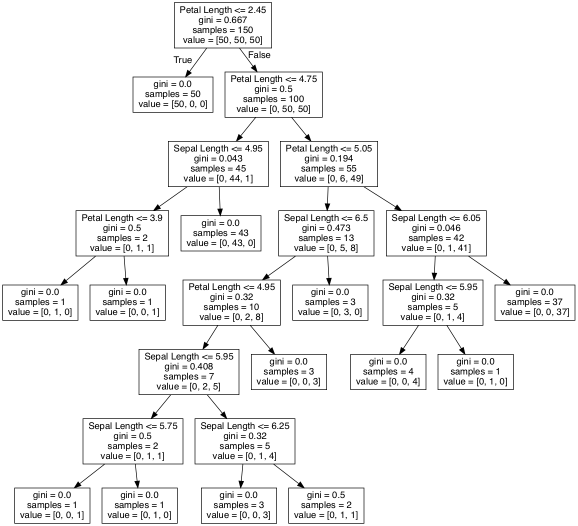
#> input picture lectures/lecture_7/tree.png, 1155 x 1052 px (shown at 1/2 size)
$ jupyter execute --allow-errors Trees.ipynb   (shell and % lines are left out)
#> lines starting #> are read from the running program, lines starting #| are printed output that depends on the picture
[cell 1]
import pandas as pd
import numpy as np
import seaborn as sb

import matplotlib.pyplot as plt


# matplotlib image size and resolution
mpl_options = {"figsize":(10,10)}
sb.set(rc={'figure.figsize':(12,8)})

from inspect import signature as sig

### Загрузим датасет

[cell 2]
from sklearn import datasets

FEATURE_NAMES = ['Sepal Length', 'Sepal Width', 'Petal Length', 'Petal Width']
iris = datasets.load_iris()
X = pd.DataFrame(iris.data, columns = FEATURE_NAMES)
y = iris.target
X.info(), y

### Дерево решений ищется при помощи команды DecisionTreeClassifier

[cell 3]
from sklearn.tree import DecisionTreeClassifier
sig(DecisionTreeClassifier)

[cell 4]
model = DecisionTreeClassifier(max_depth = 2)

[cell 5]
model.fit(X.values,y)
model.predict([[1,2,3,4]])

[cell 6]
from sklearn.tree import export_graphviz
sig(export_graphviz)

[cell 7]
export_graphviz(model, 'tree.dot', feature_names = FEATURE_NAMES)

[cell 8]
#!brew install graphviz

[cell 9]
#!pip install opencv-python

[cell 10]
import cv2

img = cv2.imread('tree.png')
#> img is the input picture: shape (1052, 1155, 3); min 0, max 255, mean 242.9
plt.imshow(img)

### Посмотрим, насколько это правдоподобно...

[cell 11]
sb.scatterplot(x = 'Petal Width', y = 'Petal Length', data = X, hue = y)
plt.axvline(x=.8)
plt.axvline(x=1.75)
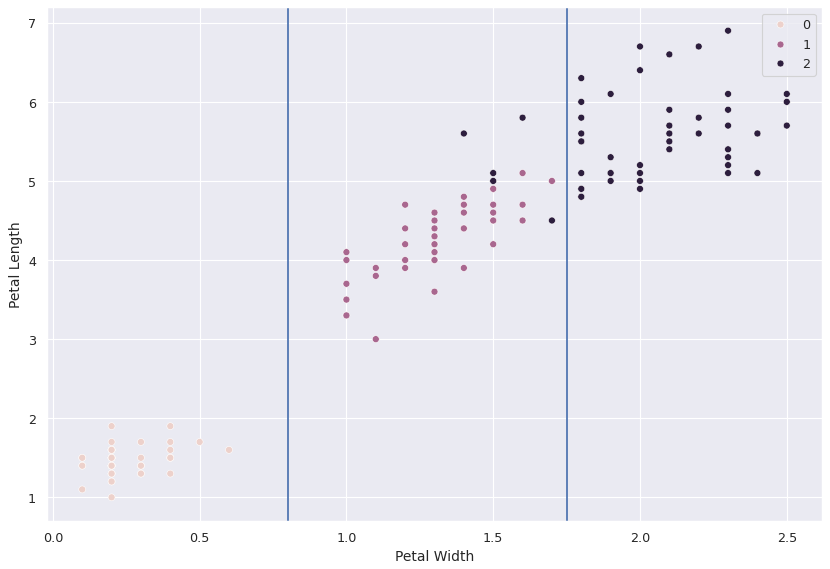
#> figure drawn by matplotlib, 1 panel

### Попробуем сделать дерево подлиннее...

[cell 12]
model = DecisionTreeClassifier()
model.fit(X,y)
export_graphviz(model, 'tree.dot', feature_names = FEATURE_NAMES)
img = cv2.imread('tree.png')
plt.imshow(img)

### Попробуем убрать Sepal Width и Petal Width

[cell 13]
XX = X[['Petal Length','Sepal Length']]

model = DecisionTreeClassifier()
model.fit(XX,y)
export_graphviz(model, 'tree.dot', feature_names = ['Petal Length','Sepal Length'])
img = cv2.imread('tree.png')
plt.figure(figsize = (13,13))
plt.imshow(img)

[cell 14]
sb.scatterplot(x = 'Petal Length', y = 'Sepal Length', data = XX, hue = y)

plt.axvline(x=2.45)
plt.axvline(x=4.75)
plt.axvline(x=5.05)
plt.axhline(y=4.95)
plt.axhline(y=6.5)
plt.axhline(y=6.05)
plt.axvline(x=3.9)
plt.axvline(x=4.86)
plt.axhline(y=6.25)
plt.axhline(y=5.95)
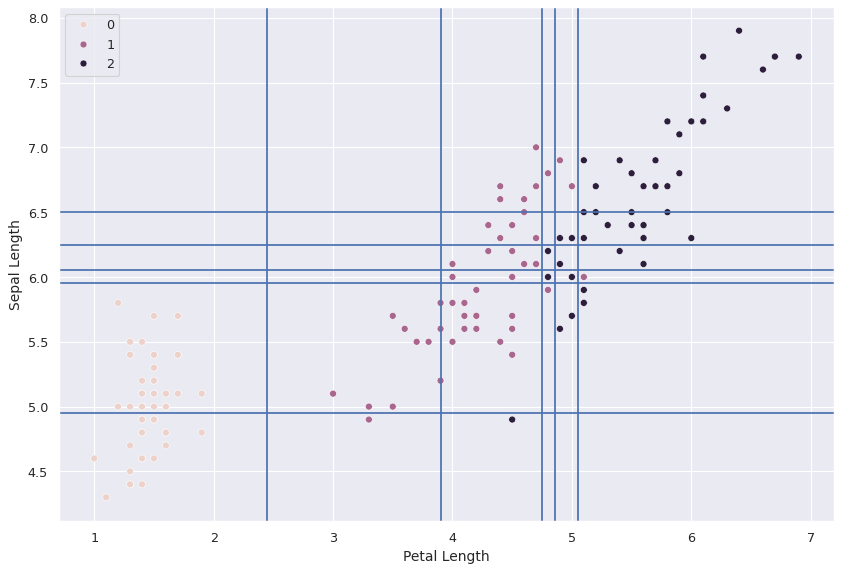
#> figure drawn by matplotlib, 1 panel

[cell 15]
model.fit(XX.values,y)

points = np.random.randint(100,800,size=(10000,2))/100

answers = model.predict(points).reshape(10000,1)
stack = np.hstack((points, answers))

s0 = np.array([i[:2] for i in stack  if i[2] == 0])
s1 = np.array([i[:2] for i in stack  if i[2] == 1])
s2 = np.array([i[:2] for i in stack  if i[2] == 2])

[cell 16]
sb.scatterplot(x = 'Petal Length', y = 'Sepal Length', data = XX, hue = y)

plt.axvline(x=2.45)
plt.axvline(x=4.75)
plt.axvline(x=5.05)
plt.axhline(y=4.95)
plt.axhline(y=6.5)
plt.axhline(y=6.05)
plt.axvline(x=3.9)
plt.axvline(x=4.86)
plt.axhline(y=6.25)
plt.axhline(y=5.95)

plt.scatter(s0[:,0], s0[:,1] , color = 'orange', s = 3)
plt.scatter(s1[:,0], s1[:,1] , color = 'red', s = 3)
plt.scatter(s2[:,0], s2[:,1] , color = 'blue', s = 3)
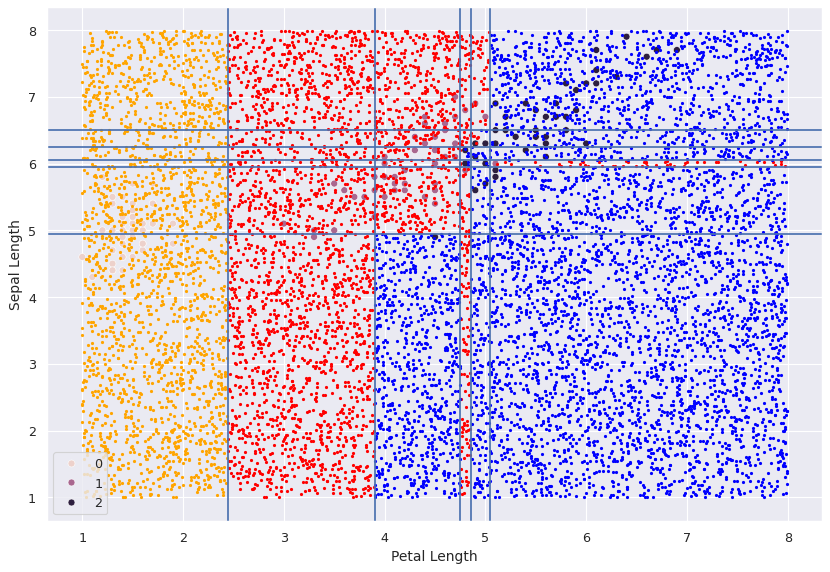
#> figure drawn by matplotlib, 1 panel

### Какие признаки оверфита вы тут видите? Предложите решение

### Попробуем еще раз

[cell 17]
FEATURE_NAMES = ['Sepal Length', 'Sepal Width', 'Petal Length', 'Petal Width']
XX = X[['Petal Length','Sepal Length']]

[cell 18]
def show(XX, y):
    sb.scatterplot(x = 'Petal Length', y = 'Sepal Length', data = XX, hue = y)

    plt.axvline(x=2.45)
    plt.axvline(x=4.75)
    plt.axvline(x=5.05)
    plt.axhline(y=4.95)
    plt.axhline(y=6.5)
    plt.axhline(y=6.05)
    plt.axvline(x=3.9)
    plt.axvline(x=4.86)
    plt.axhline(y=6.25)
    plt.axhline(y=5.95)

show(XX, y)

### Обернем в функцию

[cell 19]
def draw(XX, model, y):
    points = np.random.randint(100,800,size=(10000,2))/100
    answers = model.predict(points).reshape(10000,1)
    stack = np.hstack((points, answers))

    s0 = np.array([i[:2] for i in stack  if i[2] == 0])
    s1 = np.array([i[:2] for i in stack  if i[2] == 1])
    s2 = np.array([i[:2] for i in stack  if i[2] == 2])

    sb.scatterplot(x = 'Petal Length', y = 'Sepal Length', data = XX, hue = y)

    plt.axvline(x=2.45)
    plt.axvline(x=4.75)
    plt.axvline(x=5.05)
    plt.axhline(y=4.95)
    plt.axhline(y=6.5)
    plt.axhline(y=6.05)
    plt.axvline(x=3.9)
    plt.axvline(x=4.86)
    plt.axhline(y=6.25)
    plt.axhline(y=5.95)

    plt.scatter(s0[:,0], s0[:,1] , color = 'orange', s = 3)
    plt.scatter(s1[:,0], s1[:,1] , color = 'red', s = 3)
    plt.scatter(s2[:,0], s2[:,1] , color = 'blue', s = 3)

[cell 20]
model = DecisionTreeClassifier()
model.fit(XX, y)
draw(XX, model, y)
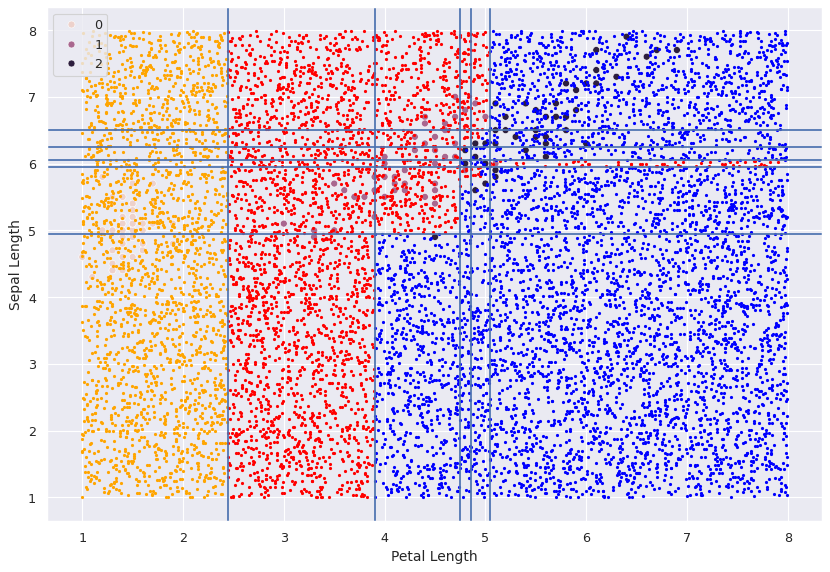
#> figure drawn by matplotlib, 1 panel

[cell 21]
model = DecisionTreeClassifier(max_depth = 3)
model.fit(XX, y)
draw(XX, model, y)
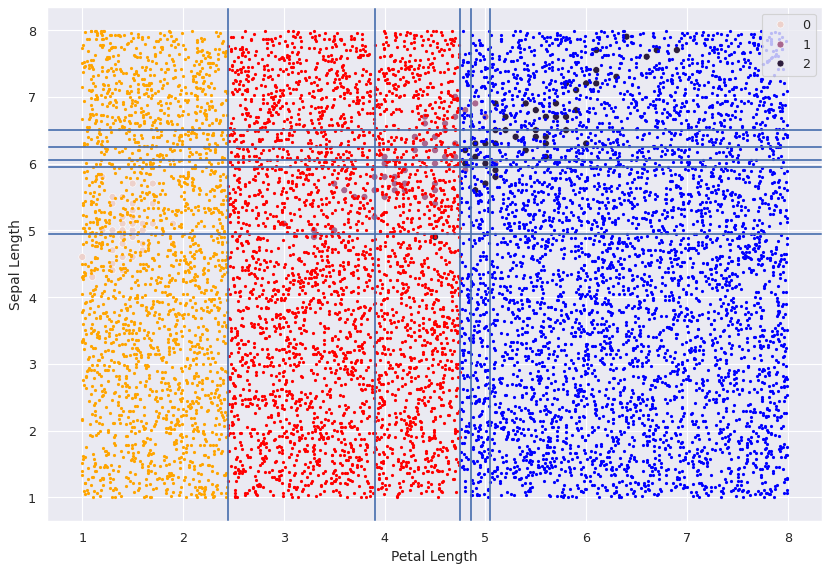
#> figure drawn by matplotlib, 1 panel

[cell 22]
model = DecisionTreeClassifier(max_depth = 4)
model.fit(XX, y)
draw(XX, model, y)
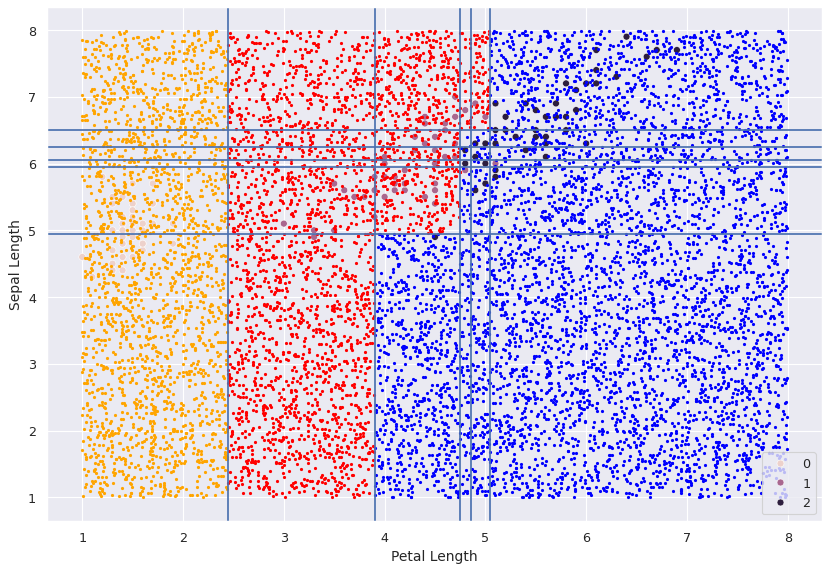
#> figure drawn by matplotlib, 1 panel

### Первый способ избежать оверфита это просто держать дерево покороче

### Второй способ это избавиться от аутлаеров, например, перекрасить через KNN

[cell 23]
from sklearn.neighbors import KNeighborsClassifier as KNC
nbrs_clf = KNC(n_neighbors = 3).fit(XX, y)

[cell 24]
yy = nbrs_clf.predict(XX)

[cell 25]
show(XX, y)

[cell 26]
show(XX, yy)

# Мы добились небольшого успеха

[cell 27]
model = DecisionTreeClassifier()
model.fit(XX, yy)
draw(XX, model, yy)
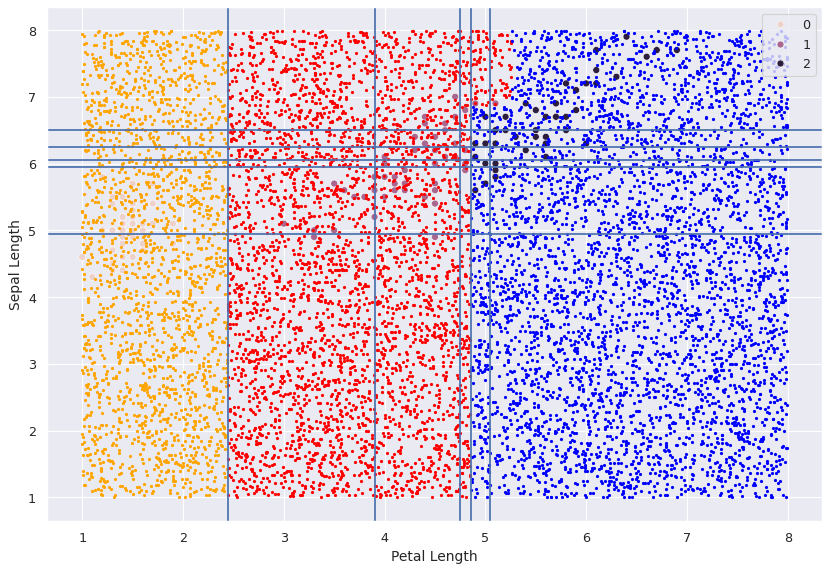
#> figure drawn by matplotlib, 1 panel

### Но правильный подход это, конечно же, выбирать тьюнинг параметр: глубину дерева или количество соседей, через кроссвалидацию... или брать подмножество данных, или как то еще. Соответственно, надо построить много деревьев и сравновать их перфоманс на разных сэмплах, это и называется ЛЕС.

### Но прежде чем мы перейдем к этому, поучимся еще рисовать собственно деревья

[cell 28]
from sklearn.datasets import load_iris
from sklearn import tree

from sklearn import datasets

FEATURE_NAMES = ['Sepal Length', 'Sepal Width', 'Petal Length', 'Petal Width']
iris = datasets.load_iris()
X = pd.DataFrame(iris.data, columns = FEATURE_NAMES)
y = iris.target

model = DecisionTreeClassifier()
fit = model.fit(X,y)

[cell 29]
#!pip install graphviz

[cell 30]
import graphviz
sig(tree.export_graphviz)

[cell 31]
dot_data = tree.export_graphviz(fit, out_file=None, feature_names=iris.feature_names,
                                class_names=iris.target_names,
                                filled=True,
                                rounded=True,
                                special_characters=True)
#> (the rest of this cell did not finish here and is left out)

#> (a cell that did not finish here is left out)

### Итак, что такое случайный лес? (random forest)
- каждое дерево растет из своего сэмпла (bagging) примерно 50% данных
- каждое дерево имеет случайное подмножество переменных (для ускорения)
- каждое дерево независимо предсказывает класс
- деревья голосуют совместно
- это совместное голосование и есть основной результат случайного леса

### Почему было сделано именно так? Я не знаю, кто то попробовал, всем понравилось.

[cell 33]
from sklearn.ensemble import RandomForestClassifier
model = RandomForestClassifier(max_depth=5, verbose=1, n_jobs=16, random_state = 42, n_estimators=10000)
fit = model.fit(XX, y)

[cell 34]
sig(RandomForestClassifier)

[cell 35]
print(fit.predict([[1, 1]]))

[cell 36]
print(fit.feature_importances_)

### Teперь проверим как лес справляется с нашей задачей

[cell 37]
draw(XX, model, y)
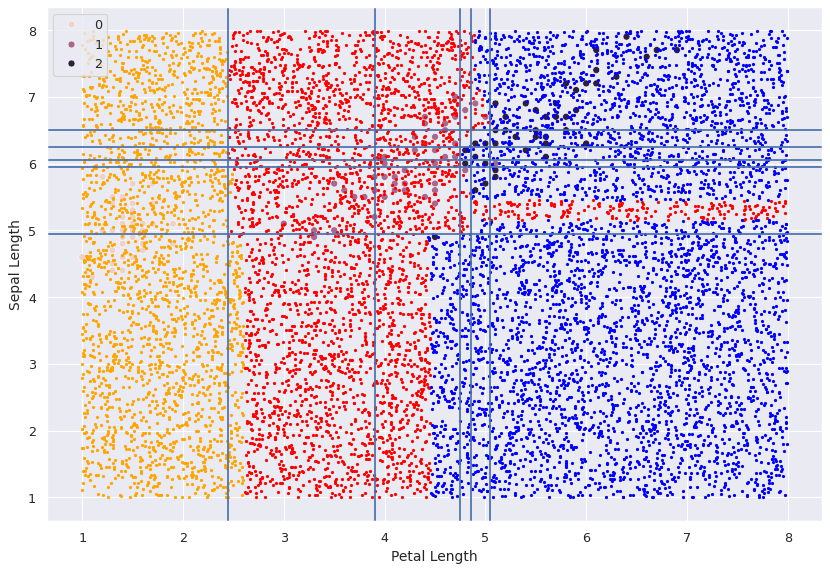
#> figure drawn by matplotlib, 1 panel
